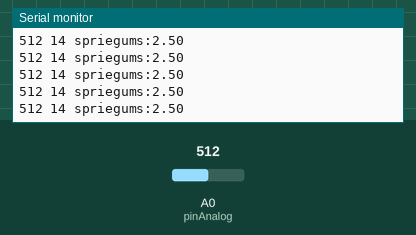
Simulated run of this sketch. Board: Arduino Uno, built with avr-gcc and run on an emulated ATmega328P. Parts: the last lines printed to the serial monitor. The inputs (shaded band) are chosen by the test bench; at power-on: A0 (pinAnalog) = 512.

Above: at 1.2 s.
1.3 s: A0 (pinAnalog) set to 716
At 1.32 s:
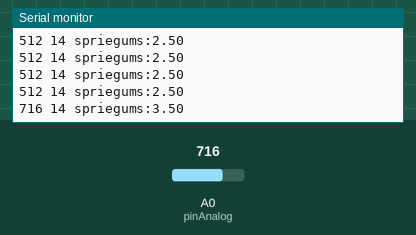
2.8 s: A0 (pinAnalog) set to 900
At 2.83 s:
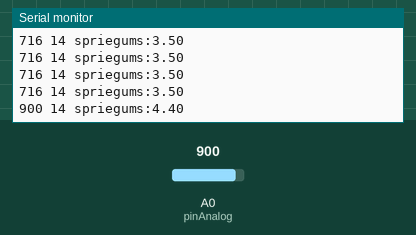
Timing chart, 0 to 5.8 s (numbered marks = the images above; inputs shaded):
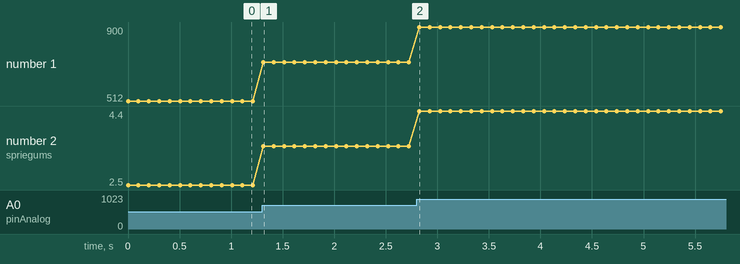

The sketch:

ReadingValues.ino
```cpp
const int pinAnalog = A0;

void setup(void) {
    Serial.begin(9600);
}

void loop(void) {
    int valInt = analogRead(pinAnalog);
    double valU = (5. / 1023) * valInt;
    String separator = " spriegums:";
    Serial.print(valInt);
    Serial.print(" ");
    Serial.print(A0);
    Serial.print(separator);
    Serial.println(valU , 2);
    delay(100);
}
```

Measured:
- after the input at 1.3 s, the serial monitor: prints a new line at once (image 1)
- after the input at 2.8 s, the serial monitor: prints a new line at once (image 2)
- plotted number 1: 512 → 716 after the input at 1.3 s, 716 → 900 after the input at 2.8 s
- plotted number 2: 2.5 → 3.5 after the input at 1.3 s, 3.5 → 4.4 after the input at 2.8 s
